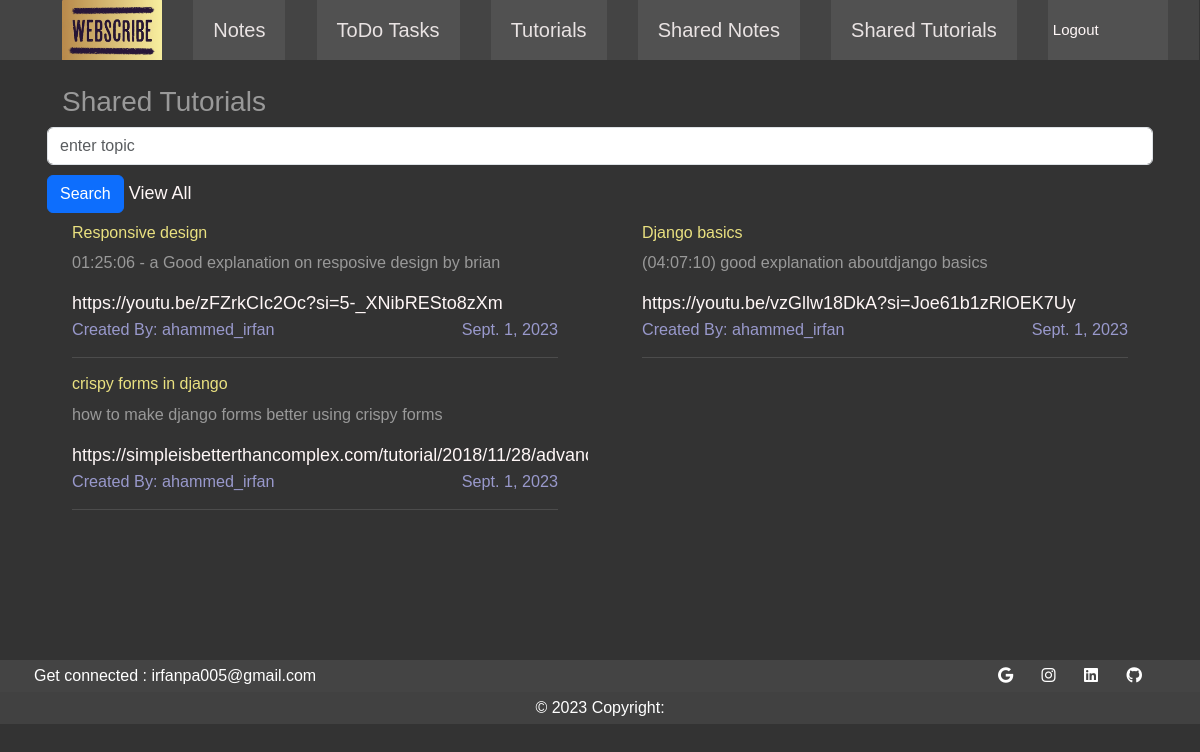
Page /shared_tutorials/peter/ on the committed database.
### notes/models.py (models this page shows, shortened)
class Tutorial(models.Model):
    title = models.CharField(max_length=200)
    short_descr = models.CharField(max_length=200,blank=True)
    link = models.URLField()
    tutorial_owner = models.ForeignKey(User, on_delete=models.CASCADE, related_name='allTutorials')
    is_shared = models.BooleanField(default=False)
    created_at = models.DateField(default=timezone.now)

### userApp/models.py (models this page shows)
class User(AbstractUser):
    objects = CustomUserManager()
    def __str__(self):
        return self.username

### userApp/views.py (the view)
# urls.py: path('shared_tutorials/<str:userName>/',views.user_shared_tutorials, name="userSharedTutorials"),
def user_shared_tutorials(request,userName):
    search_keyword = request.POST.get('searchtuto','')
    if request.method =='POST':
        if search_keyword:
            tutorials = Tutorial.objects.filter(title__icontains = search_keyword).order_by('-created_at')
    else:
        tutorials = Tutorial.objects.filter(is_shared=True).order_by('-created_at')
    paginator_t = Paginator(tutorials,10)
    page_no_t = request.GET.get('page')
    single_page_tutorials = paginator_t.get_page(page_no_t)
    return render(request, 'usersharedtutorials.html',{'tutorials' :single_page_tutorials, 'search_keyword':search_keyword})

### templates/usersharedtutorials.html (shortened to what this page needs)
{% extends 'userbase.html' %}
{% load static %}
{% block extra_styles %}
    <link rel="stylesheet" href="{% static 'css/userindex.css' %}">
    <link rel="stylesheet" href="{% static 'css/style.css' %}">
{% endblock %}
{% block body %}
<main class="mx-auto">
    <div class="container">
        <h3 class="tm-media-body sh-tutorials">Shared Tutorials</h3>
        <div class="form-section">
            <form action="" method="POST">
                <input type="text" placeholder="enter topic" class="form-control" name="searchtuto" required>
                <input type="submit" value="Search" class="btn btn-primary">
                <a href="{% url 'userApp:userSharedTutorials' request.user %}">View All</a>
            </form>
        </div>
        <div class="row">
            {% if tutorials %}
            {% for tutorial in tutorials %}
            <div class="col-lg-6">
                <div class="tm-media-body-tut">
                    <h6><a href="#" class="tm-text-title">{{tutorial.title}}</a></h6>
                    <p class="tm-text-small">{{tutorial.short_descr}}</p>
                    <div class="content-iframe">
                        <a href="{{tutorial.link}}" target="_blank">{{tutorial.link}}</a>
                    </div>
                    <div class="tm-text-secondary tm-media-span tm-text-small">
                        <span class="tm-text-left">Created By: {{ tutorial.tutorial_owner }}</span>
                        <span class="tm-text-right">{{ tutorial.created_at }}</span>
                    </div>
                    <hr class="tm-hr tm-mr">
                </div>
            </div>
            {% endfor %}
            {% elif search_keyword %}
                <p>0 results found for '{{search_keyword}}'</p>
            {% endif %}
        </div>
    </div>
</main>
{% endblock %}

### ProjectScribe/static/css/userindex.css (style rules this page uses)
* { box-sizing: border-box; }
html, body { overflow-x: hidden; }
body { font-family: 'Kumbh Sans', sans-serif; font-size: 18px; margin: 0; display: flex; flex-direction: column; min-height: 100vh; }
a { color: #fff7f7; text-decoration: none; }
.tm-text-title { color: #eae180; text-decoration: none;white-space: nowrap;overflow: hidden; text-overflow: ellipsis;max-width: 200px; }

### ProjectScribe/static/css/style.css (style rules this page uses)
* { box-sizing: border-box; }
html, body { overflow-x: hidden; }
body { font-family: 'Kumbh Sans', sans-serif; font-size: 18px; background-color: #333; color: #999; margin: 0; }
a { color: #fff7f7; text-decoration: none; }
.tm-text-title { color: #eae180; text-decoration: none;white-space: nowrap;overflow: hidden; text-overflow: ellipsis;max-width: 200px; }
main { margin-top: 25px; }
.tm-media-body { padding-left: 20px; width: 100%; text-overflow: ellipsis; overflow: hidden; white-space: nowrap; }
.tm-media-body-tut { padding: 0 30px; width: 100%; text-overflow: ellipsis; overflow: hidden; white-space: nowrap; }
div.row { display: flex; justify-content: space-between; }
.tm-media-span { margin-bottom: 15px; display: flex; justify-content: space-between; }
.tm-text-left { float: left; }
.tm-text-right { float: right; }
.tm-text-small { font-size: 0.9em; }
.tm-text-right { text-align: right; }
.tm-text-secondary { color: #9999CC; }
.form-section { margin: 5px 5px; }
form > input { margin: 5px 0; }

### rows in the picture
Tutorial: title "Responsive design", short_descr "01:25:06 - a Good explanation on resposive design by brian", link "https://youtu.be/zFZrkCIc2Oc?si=5-_XNibRESto8zXm", tutorial_owner "ahammed_irfan", created_at "Sept. 1, 2023"
Tutorial: title "Django basics", short_descr "(04:07:10) good explanation aboutdjango basics", link "https://youtu.be/vzGllw18DkA?si=Joe61b1zRlOEK7Uy", tutorial_owner "ahammed_irfan", created_at "Sept. 1, 2023"
Tutorial: title "crispy forms in django", short_descr "how to make django forms better using crispy forms", link "https://simpleisbetterthancomplex.com/tutorial/2018/11/28/…", tutorial_owner "ahammed_irfan", created_at "Sept. 1, 2…"
